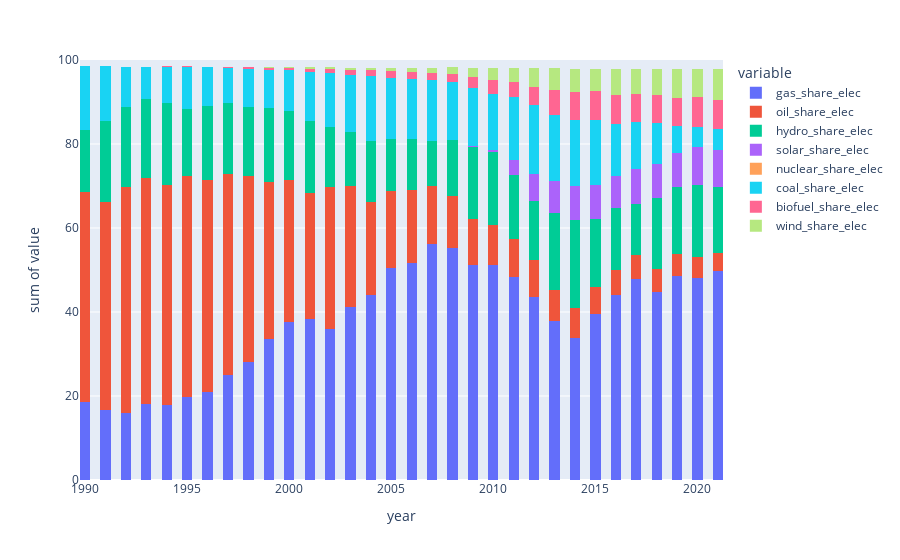

Source (notebook cell):
### Code cell
Italy = dataframe[dataframe["country"] == "Italy"]
plx.histogram(Italy, y=[Italy["gas_share_elec"],Italy["oil_share_elec"],Italy["hydro_share_elec"]
,Italy["solar_share_elec"],Italy["nuclear_share_elec"],Italy["coal_share_elec"]
,Italy["biofuel_share_elec"],Italy["wind_share_elec"]], x=Italy["year"],nbins=100,labels=["Oil"],range_y=[0,100])

### Figure 1 — Plotly figure (JSON) as saved in the notebook; plotly's stock layout.template omitted (floating-point values rounded to 4 significant figures)
{"data": [{"alignmentgroup": "True", "bingroup": "x", "histfunc": "sum", "hovertemplate": "variable=gas_share_elec<br>year=%{x}<br>sum of value=%{y}<extra></extra>", "legendgroup": "gas_share_elec", "marker": {"color": "#636efa", "pattern": {"shape": ""}}, "name": "gas_share_elec", "nbinsx": 100, "offsetgroup": "gas_share_elec", "orientation": "v", "showlegend": true, "type": "histogram", "x": [1990, 1991, 1992, 1993, 1994, 1995, 1996, 1997, 1998, 1999, 2000, 2001, 2002, 2003, 2004, 2005, 2006, 2007, 2008, 2009, 2010, 2011, 2012, 2013, 2014, 2015, 2016, 2017, 2018, 2019, 2020, 2021], "xaxis": "x", "y": [18.63, 16.64, 15.96, 18.21, 17.86, 19.83, 21.0, 24.93, 28.02, 33.63, 37.66, 38.44, 35.92, 41.1, 44.04, 50.5, 51.57, 56.22, 55.29, 51.24, 51.29, 48.24, 43.56, 37.94, 33.76, 39.47, 43.93, 47.85, 44.73, 48.64, 48.08, 49.7], "yaxis": "y"}, {"alignmentgroup": "True", "bingroup": "x", "histfunc": "sum", "hovertemplate": "variable=oil_share_elec<br>year=%{x}<br>sum of value=%{y}<extra></extra>", "legendgroup": "oil_share_elec", "marker": {"color": "#EF553B", "pattern": {"shape": ""}}, "name": "oil_share_elec", "nbinsx": 100, "offsetgroup": "oil_share_elec", "orientation": "v", "showlegend": true, "type": "histogram", "x": [1990, 1991, 1992, 1993, 1994, 1995, 1996, 1997, 1998, 1999, 2000, 2001, 2002, 2003, 2004, 2005, 2006, 2007, 2008, 2009, 2010, 2011, 2012, 2013, 2014, 2015, 2016, 2017, 2018, 2019, 2020, 2021], "xaxis": "x", "y": [49.96, 49.47, 53.86, 53.58, 52.33, 52.5, 50.43, 47.93, 44.38, 37.31, 33.68, 29.81, 33.82, 28.88, 22.25, 18.38, 17.5, 13.89, 12.32, 10.86, 9.53, 9.158, 8.763, 7.336, 7.083, 6.4, 6.062, 5.608, 5.55, 5.142, 5.067, 4.386], "yaxis": "y"}, {"alignmentgroup": "True", "bingroup": "x", "histfunc": "sum", "hovertemplate": "variable=hydro_share_elec<br>year=%{x}<br>sum of value=%{y}<extra></extra>", "legendgroup": "hydro_share_elec", "marker": {"color": "#00cc96", "pattern": {"shape": ""}}, "name": "hydro_share_elec", "nbinsx": 100, "offsetgroup": "hydro_share_elec", "orientation": "v", "showlegend": true, "type": "histogram", "x": [1990, 1991, 1992, 1993, 1994, 1995, 1996, 1997, 1998, 1999, 2000, 2001, 2002, 2003, 2004, 2005, 2006, 2007, 2008, 2009, 2010, 2011, 2012, 2013, 2014, 2015, 2016, 2017, 2018, 2019, 2020, 2021], "xaxis": "x", "y": [14.84, 19.34, 18.98, 18.88, 19.55, 15.94, 17.59, 16.92, 16.3, 17.54, 16.42, 17.27, 14.28, 12.85, 14.36, 12.2, 12.06, 10.68, 13.32, 17.09, 17.16, 15.29, 14.12, 18.38, 21.1, 16.21, 14.77, 12.34, 16.98, 15.9, 17.1, 15.77], "yaxis": "y"}, {"alignmentgroup": "True", "bingroup": "x", "histfunc": "sum", "hovertemplate": "variable=solar_share_elec<br>year=%{x}<br>sum of value=%{y}<extra></extra>", "legendgroup": "solar_share_elec", "marker": {"color": "#ab63fa", "pattern": {"shape": ""}}, "name": "solar_share_elec", "nbinsx": 100, "offsetgroup": "solar_share_elec", "orientation": "v", "showlegend": true, "type": "histogram", "x": [1990, 1991, 1992, 1993, 1994, 1995, 1996, 1997, 1998, 1999, 2000, 2001, 2002, 2003, 2004, 2005, 2006, 2007, 2008, 2009, 2010, 2011, 2012, 2013, 2014, 2015, 2016, 2017, 2018, 2019, 2020, 2021], "xaxis": "x", "y": [0, 0, 0.004, 0.005, 0.004, 0.004, 0.004, 0.004, 0.008, 0.008, 0.007, 0.007, 0.007, 0.007, 0.01, 0.01, 0.013, 0.013, 0.061, 0.236, 0.641, 3.603, 6.361, 7.521, 8.041, 8.165, 7.695, 8.311, 7.881, 8.131, 8.969, 8.641], "yaxis": "y"}, {"alignmentgroup": "True", "bingroup": "x", "histfunc": "sum", "hovertemplate": "variable=nuclear_share_elec<br>year=%{x}<br>sum of value=%{y}<extra></extra>", "legendgroup": "nuclear_share_elec", "marker": {"color": "#FFA15A", "pattern": {"shape": ""}}, "name": "nuclear_share_elec", "nbinsx": 100, "offsetgroup": "nuclear_share_elec", "orientation": "v", "showlegend": true, "type": "histogram", "x": [1990, 1991, 1992, 1993, 1994, 1995, 1996, 1997, 1998, 1999, 2000, 2001, 2002, 2003, 2004, 2005, 2006, 2007, 2008, 2009, 2010, 2011, 2012, 2013, 2014, 2015, 2016, 2017, 2018, 2019, 2020, 2021], "xaxis": "x", "y": [0, 0, 0, 0, 0, 0, 0, 0, 0, 0, 0, 0, 0, 0, 0, 0, 0, 0, 0, 0, 0, 0, 0, 0, 0, 0, 0, 0, 0, 0, 0, 0], "yaxis": "y"}, {"alignmentgroup": "True", "bingroup": "x", "histfunc": "sum", "hovertemplate": "variable=coal_share_elec<br>year=%{x}<br>sum of value=%{y}<extra></extra>", "legendgroup": "coal_share_elec", "marker": {"color": "#19d3f3", "pattern": {"shape": ""}}, "name": "coal_share_elec", "nbinsx": 100, "offsetgroup": "coal_share_elec", "orientation": "v", "showlegend": true, "type": "histogram", "x": [1990, 1991, 1992, 1993, 1994, 1995, 1996, 1997, 1998, 1999, 2000, 2001, 2002, 2003, 2004, 2005, 2006, 2007, 2008, 2009, 2010, 2011, 2012, 2013, 2014, 2015, 2016, 2017, 2018, 2019, 2020, 2021], "xaxis": "x", "y": [15.04, 13.05, 9.606, 7.594, 8.693, 10.18, 9.237, 8.344, 9.216, 9.207, 9.764, 11.71, 12.81, 13.6, 15.44, 14.75, 14.42, 14.36, 13.78, 13.82, 13.34, 14.92, 16.57, 15.71, 15.66, 15.38, 12.4, 11.12, 9.906, 6.466, 4.812, 5.011], "yaxis": "y"}, {"alignmentgroup": "True", "bingroup": "x", "histfunc": "sum", "hovertemplate": "variable=biofuel_share_elec<br>year=%{x}<br>sum of value=%{y}<extra></extra>", "legendgroup": "biofuel_share_elec", "marker": {"color": "#FF6692", "pattern": {"shape": ""}}, "name": "biofuel_share_elec", "nbinsx": 100, "offsetgroup": "biofuel_share_elec", "orientation": "v", "showlegend": true, "type": "histogram", "x": [1990, 1991, 1992, 1993, 1994, 1995, 1996, 1997, 1998, 1999, 2000, 2001, 2002, 2003, 2004, 2005, 2006, 2007, 2008, 2009, 2010, 2011, 2012, 2013, 2014, 2015, 2016, 2017, 2018, 2019, 2020, 2021], "xaxis": "x", "y": [0.023, 0.05, 0.045, 0.055, 0.066, 0.093, 0.159, 0.228, 0.316, 0.437, 0.516, 0.675, 0.979, 1.181, 1.431, 1.579, 1.666, 1.712, 1.91, 2.629, 3.169, 3.613, 4.213, 5.95, 6.747, 6.902, 6.79, 6.603, 6.66, 6.71, 7.056, 7.016], "yaxis": "y"}, {"alignmentgroup": "True", "bingroup": "x", "histfunc": "sum", "hovertemplate": "variable=wind_share_elec<br>year=%{x}<br>sum of value=%{y}<extra></extra>", "legendgroup": "wind_share_elec", "marker": {"color": "#B6E880", "pattern": {"shape": ""}}, "name": "wind_share_elec", "nbinsx": 100, "offsetgroup": "wind_share_elec", "orientation": "v", "showlegend": true, "type": "histogram", "x": [1990, 1991, 1992, 1993, 1994, 1995, 1996, 1997, 1998, 1999, 2000, 2001, 2002, 2003, 2004, 2005, 2006, 2007, 2008, 2009, 2010, 2011, 2012, 2013, 2014, 2015, 2016, 2017, 2018, 2019, 2020, 2021], "xaxis": "x", "y": [0, 0, 0, 0, 0.004, 0.004, 0.013, 0.049, 0.091, 0.155, 0.208, 0.435, 0.506, 0.512, 0.627, 0.791, 0.968, 1.312, 1.555, 2.274, 3.065, 3.29, 4.523, 5.19, 5.471, 5.282, 6.159, 6.048, 6.166, 6.933, 6.747, 7.398], "yaxis": "y"}], "layout": {"barmode": "relative", "legend": {"title": {"text": "variable"}, "tracegroupgap": 0}, "margin": {"t": 60}, "xaxis": {"anchor": "y", "domain": [0, 1], "title": {"text": "year"}}, "yaxis": {"anchor": "x", "domain": [0, 1], "range": [0, 100], "title": {"text": "sum of value"}}}}
